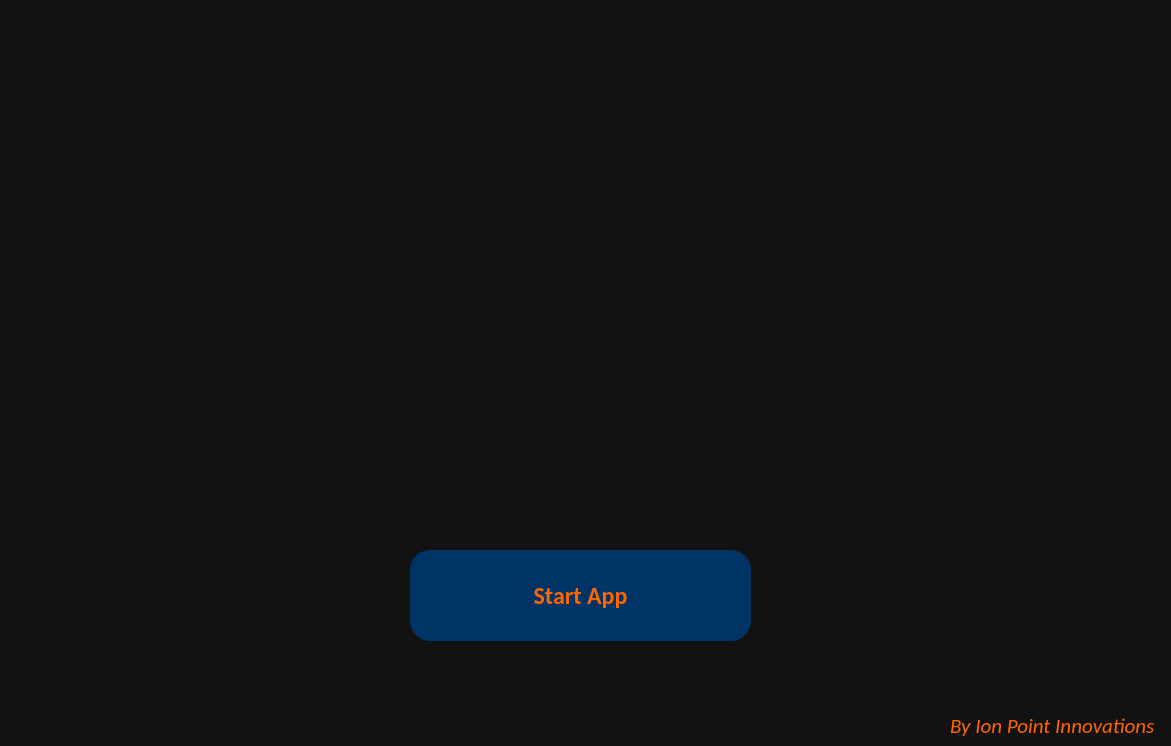
<?xml version="1.0" encoding="UTF-8"?>
<ui version="4.0">
 <class>Dialog</class>
 <widget class="QDialog" name="Dialog">
  <property name="geometry">
   <rect>
    <x>0</x>
    <y>0</y>
    <width>1171</width>
    <height>746</height>
   </rect>
  </property>
  <property name="minimumSize">
   <size>
    <width>1171</width>
    <height>746</height>
   </size>
  </property>
  <property name="maximumSize">
   <size>
    <width>1171</width>
    <height>746</height>
   </size>
  </property>
  <property name="windowTitle">
   <string>Dialog</string>
  </property>
  <property name="styleSheet">
   <string notr="true">background-color: rgb(18, 18, 18);</string>
  </property>
  <widget class="QLabel" name="lbl_logo">
   <property name="geometry">
    <rect>
     <x>370</x>
     <y>40</y>
     <width>431</width>
     <height>431</height>
    </rect>
   </property>
   <property name="maximumSize">
    <size>
     <width>441</width>
     <height>431</height>
    </size>
   </property>
   <property name="autoFillBackground">
    <bool>false</bool>
   </property>
   <property name="styleSheet">
    <string notr="true">border-image: url(:/newPrefix/C:/Users/Foxsi/OneDrive/Desktop/StdyP/Software/imgs/Picture3.png);</string>
   </property>
   <property name="frameShape">
    <enum>QFrame::StyledPanel</enum>
   </property>
   <property name="text">
    <string/>
   </property>
   <property name="textFormat">
    <enum>Qt::AutoText</enum>
   </property>
   <property name="scaledContents">
    <bool>true</bool>
   </property>
   <property name="alignment">
    <set>Qt::AlignCenter</set>
   </property>
  </widget>
  <widget class="QPushButton" name="btnStart">
   <property name="geometry">
    <rect>
     <x>410</x>
     <y>550</y>
     <width>341</width>
     <height>91</height>
    </rect>
   </property>
   <property name="font">
    <font>
     <family>Calibri</family>
     <pointsize>18</pointsize>
     <weight>75</weight>
     <bold>true</bold>
    </font>
   </property>
   <property name="styleSheet">
    <string notr="true">background-color: rgb(0, 51, 102);
border-top-left-radius :20px;
border-top-right-radius : 20px; 
border-bottom-left-radius : 20px; 
border-bottom-right-radius : 20px;
color:#FF6600;</string>
   </property>
   <property name="text">
    <string>Start App</string>
   </property>
  </widget>
  <widget class="QLabel" name="lbl_manu">
   <property name="geometry">
    <rect>
     <x>950</x>
     <y>710</y>
     <width>221</width>
     <height>31</height>
    </rect>
   </property>
   <property name="font">
    <font>
     <family>Calibri</family>
     <pointsize>16</pointsize>
     <italic>true</italic>
    </font>
   </property>
   <property name="styleSheet">
    <string notr="true">color: rgb(255, 102, 0);
</string>
   </property>
   <property name="text">
    <string>By Ion Point Innovations</string>
   </property>
  </widget>
  <zorder>lbl_manu</zorder>
  <zorder>btnStart</zorder>
  <zorder>lbl_logo</zorder>
 </widget>
 <resources>
  <include location="D:/Pictures/Camera Roll/zcz.qrc"/>
 </resources>
 <connections/>
</ui>
